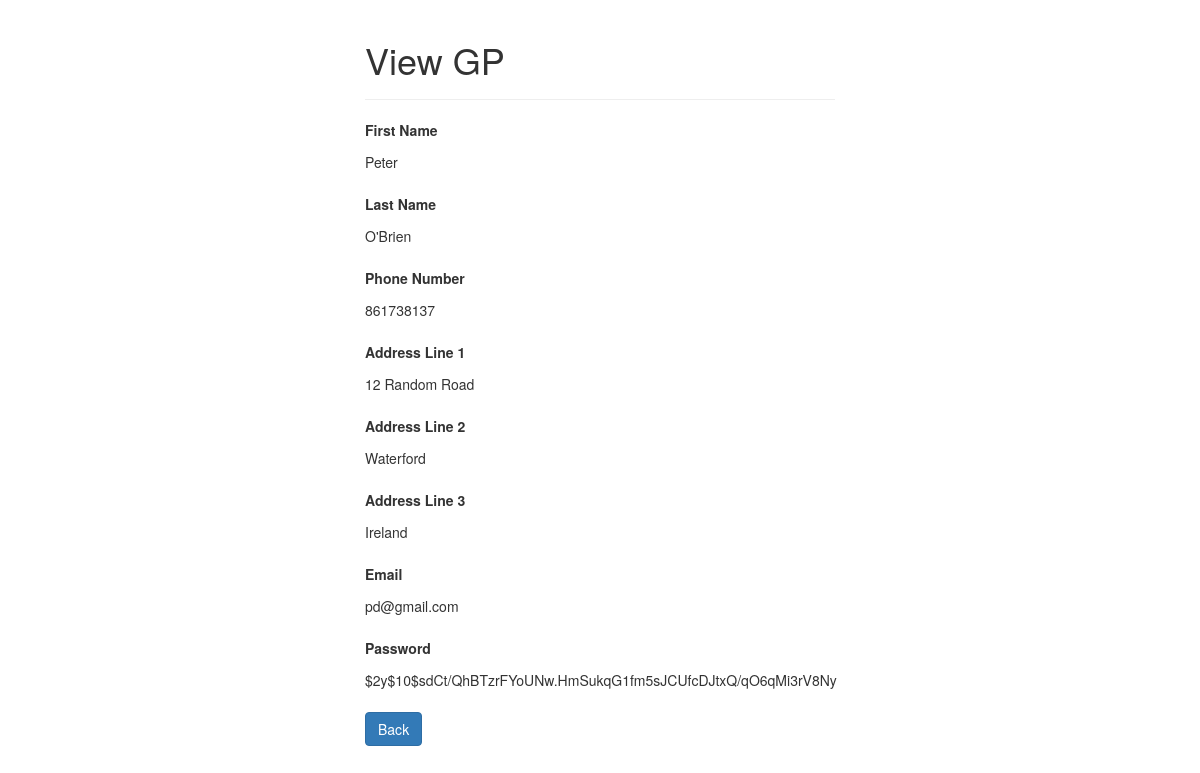
The page /scripts/ops/gp/read.php?email=pd@gmail.com on the database its author committed.
### tables this page shows
CREATE TABLE `gp` (
  `first_name` varchar(255) NOT NULL,
  `last_name` varchar(255) NOT NULL,
  `phone_no` int(255) NOT NULL,
  `address1` varchar(255) NOT NULL,
  `address2` varchar(255) NOT NULL,
  `address3` varchar(255) NOT NULL,
  `email` varchar(255) NOT NULL,
  `password` varchar(255) NOT NULL
);

### scripts/ops/gp/read.php (the view, shortened to what this page needs)
<?php
if(isset($_GET["email"]) && !empty(trim($_GET["email"]))){
    require_once __DIR__ . "/../../config.php";
    $sql = "SELECT * FROM gp WHERE email = ?";
    if($stmt = mysqli_prepare($conn, $sql)){
        mysqli_stmt_bind_param($stmt, "s", $param_email);
        if(mysqli_stmt_execute($stmt)){
            $result = mysqli_stmt_get_result($stmt);
            if(mysqli_num_rows($result) == 1){
                $row = mysqli_fetch_array($result, MYSQLI_ASSOC);
            } else{
                header("location: error.php");
                exit();
            }
        } else{
            echo "Oops! Something went wrong. Please try again later.";
        }
    }
} else{
    header("location: error.php");
    exit();
}
?>
<!DOCTYPE html>
<html lang="en">
<head>
    <link rel="stylesheet" href="https://maxcdn.bootstrapcdn.com/bootstrap/3.3.7/css/bootstrap.css">
</head>
<body>
    <div class="wrapper">
        <div class="container-fluid">
            <div class="row">
                <div class="col-md-12">
                    <div class="page-header">
                        <h1>View GP</h1>
                    </div>
                    <div class="form-group">
                        <label>First Name</label>
                        <p class="form-control-static"><?php echo $row["first_name"]; ?></p>
                    </div>
                    <div class="form-group">
                        <label>Last Name</label>
                        <p class="form-control-static"><?php echo $row["last_name"]; ?></p>
                    </div>
					<div class="form-group">
                        <label>Phone Number</label>
                        <p class="form-control-static"><?php echo $row["phone_no"]; ?></p>
                    </div>
					<div class="form-group">
                        <label>Address Line 1</label>
                        <p class="form-control-static"><?php echo $row["address1"]; ?></p>
                    </div>
					<div class="form-group">
                        <label>Address Line 2</label>
                        <p class="form-control-static"><?php echo $row["address2"]; ?></p>
                    </div>
					<div class="form-group">
                        <label>Address Line 3</label>
                        <p class="form-control-static"><?php echo $row["address3"]; ?></p>
                    </div>
					<div class="form-group">
                        <label>Email</label>
                        <p class="form-control-static"><?php echo $row["email"]; ?></p>
                    </div>
					<div class="form-group">
                        <label>Password</label>
                        <p class="form-control-static"><?php echo $row["password"]; ?></p>
                    </div>
                    <p><a href="list.php" class="btn btn-primary">Back</a></p>
                </div>
            </div>
        </div>
    </div>
</body>
</html>

### scripts/ops/gp/read.php (style rules this page uses)
.wrapper { width: 500px; margin: 0 auto; }

### rows shown on the page
gp: first_name "Peter", last_name "O'Brien", phone_no "861738137", address1 "12 Random Road", address2 "Waterford", address3 "Ireland", email "pd@gmail.com", password "$2y$10$sdCt/QhBTzrFYoUNw.HmSukqG1fm5sJCUfcDJtxQ/qO6qMi3rV8Ny"
